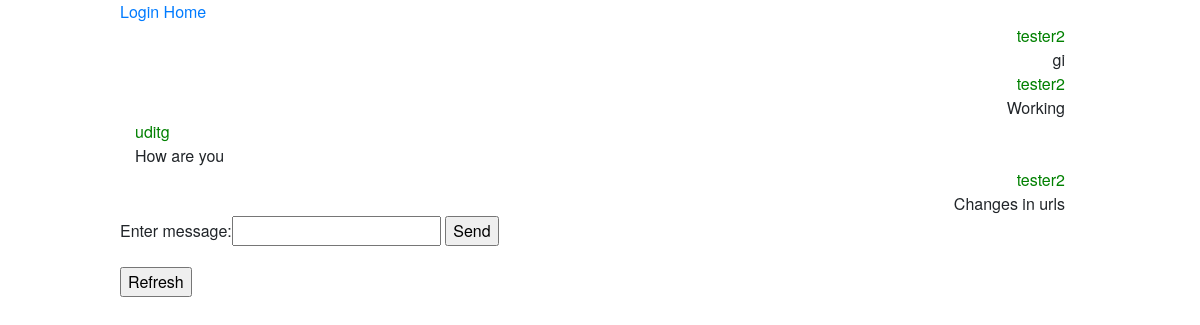
/chatapp/chat/group-chat/testing/2/messages, run on an earlier commit of the app's database.
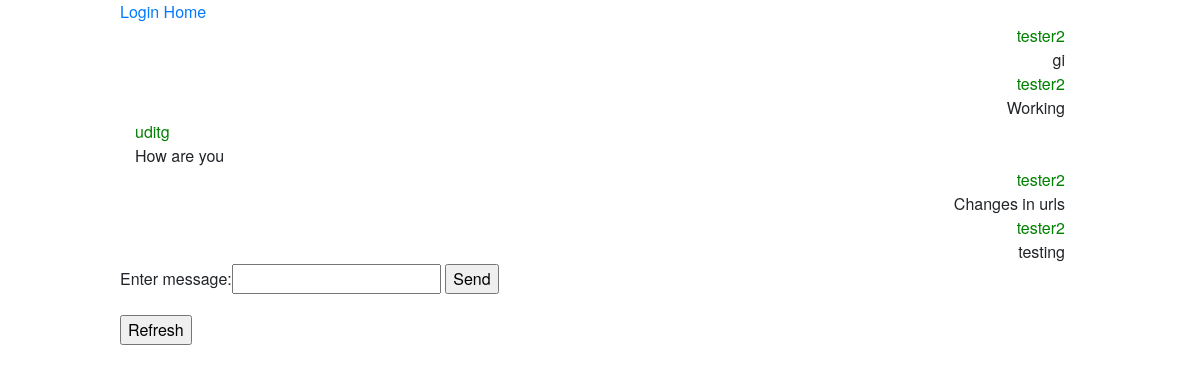
And on a later commit of the database.
### chatapp/models.py (models this page shows, shortened)
class GroupMessage(models.Model):
    message_text = models.CharField(max_length=200)
    send_time = models.DateTimeField(default=datetime.now)
    sender = models.ForeignKey(User, related_name='sender', on_delete=models.CASCADE)
    group = models.ForeignKey(Group, related_name='related_group', on_delete=models.CASCADE)

### chatapp/views.py (the view)
# urls.py: path('chat/group-chat/<str:group_name>/<int:sender_id>/messages', views.group_chat_messages,
def group_chat_messages(request, group_name, sender_id):
    group = Group.objects.get(group_name=group_name)
    sender = User.objects.get(pk=sender_id)
    if request.method == 'POST':
        form = MessageForm(request.POST)
        if form.is_valid():
            message_txt = form.cleaned_data['message_text']
            message = GroupMessage.create(message_text=message_txt, sender=sender, group=group)
            message.save()
    form = MessageForm()
    group_messages = GroupMessage.objects.all().filter(group=group).order_by('send_time')
    context = {'group_name': group_name, 'sender_id': sender_id, 'messages': group_messages, 'form': form}
    return render(request, 'chatapp/group_chat.html', context)

### chatapp/forms.py
class MessageForm(forms.Form):
    message_text = forms.CharField(label="Enter message", max_length=50)

### chatapp/templates/chatapp/group_chat.html (shortened to what this page needs)
{%extends 'chatapp/base.html'%}
{%block content%}
<div class="container">
    {%for message in messages%}
        <div class="row">
            {%if message.sender.id == sender_id%}
                <div class="col text-right">
                    <div class="name">{{message.sender.username}}</div>
                    {{message.message_text}}
                </div>
            {%else%}
                <div class="col text-left">
                    <div class="name">{{message.sender.username}}</div>
                    {{message.message_text}}
                </div>
            {%endif%}
        </div>
    {% endfor %}
</div>
<form action="{% url 'chatapp:group_chat_messages' group_name sender_id %}" method="post">
    {{form}}
    <input type="submit" value="Send">
</form>
<form action="{%url 'chatapp:group_chat_messages' group_name sender_id %}">
<input type="submit" value="Refresh">
</form>
{%endblock content%}

### chatapp/templates/chatapp/base.html (shortened to what this page needs)
{%load static%}
<link rel="stylesheet" type="text/css" href="{%static 'chatapp/css/bootstrap.css'%}">
<link rel="stylesheet" type="text/css" href="{%static 'chatapp/css/bootstrap.min.css'%}">
<link rel="stylesheet" type="text/css" href="{%static 'chatapp/css/stylesheet.css'%}">
<!DOCTYPE html>
<html lang="en">
    <head>
    </head>
    <body>
    <div id="content" class=" d-flex-row justify-content-center">
        {% if user.is_authenticated%}
            <a href="{%url 'accounts:logout'%}">Logout</a>
        {%else%}
            <a href="{% url 'accounts:login'%}">Login</a>
        {%endif%}
        <a href="{%url 'chatapp:home'%}">Home</a>
        {%block content%}
        {%endblock content%}
    </div>
    </body>
</html>

### chatapp/static/chatapp/css/stylesheet.css (style rules this page uses)
body { font-family: "HelveticaNeue-Light", "Helvetica Neue Light", "Helvetica Neue", Helvetica, Arial, "Lucida Grande", sans-serif; font-weight: 300; }
#content { width:80%; height:100%; margin: auto auto; }
.name { color:Green; }

What changed in the data, as far as the page shows it:
added GroupMessage: sender.username "tester2", message_text "testing"
